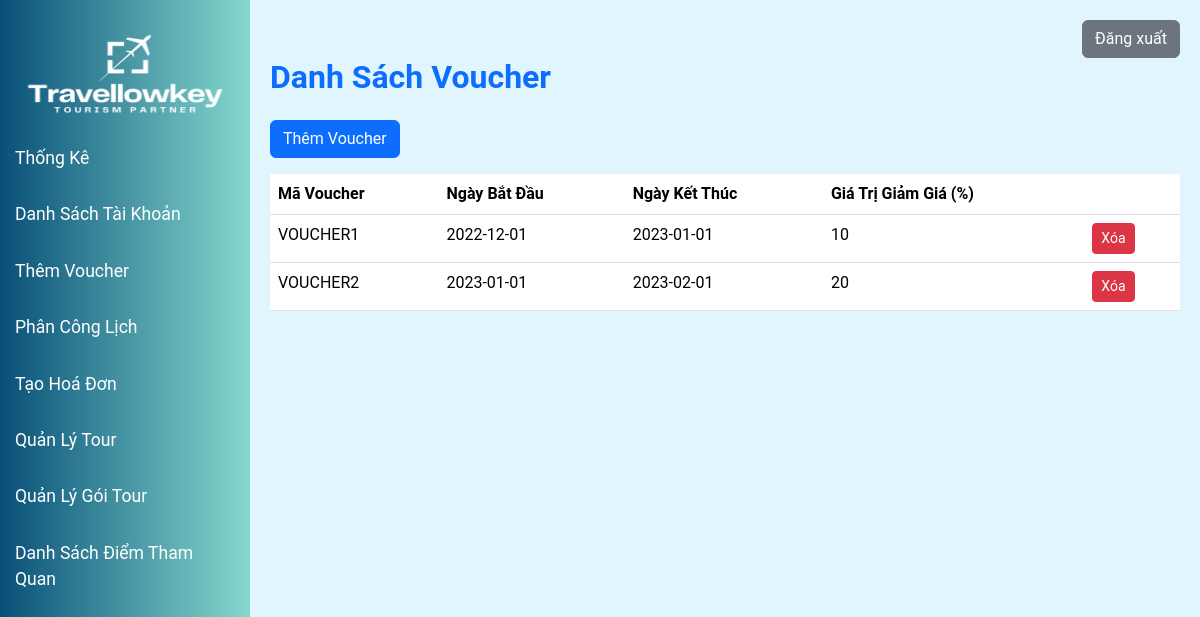
Page /modules/manager_home/manager_voucher.php on the earlier database version.
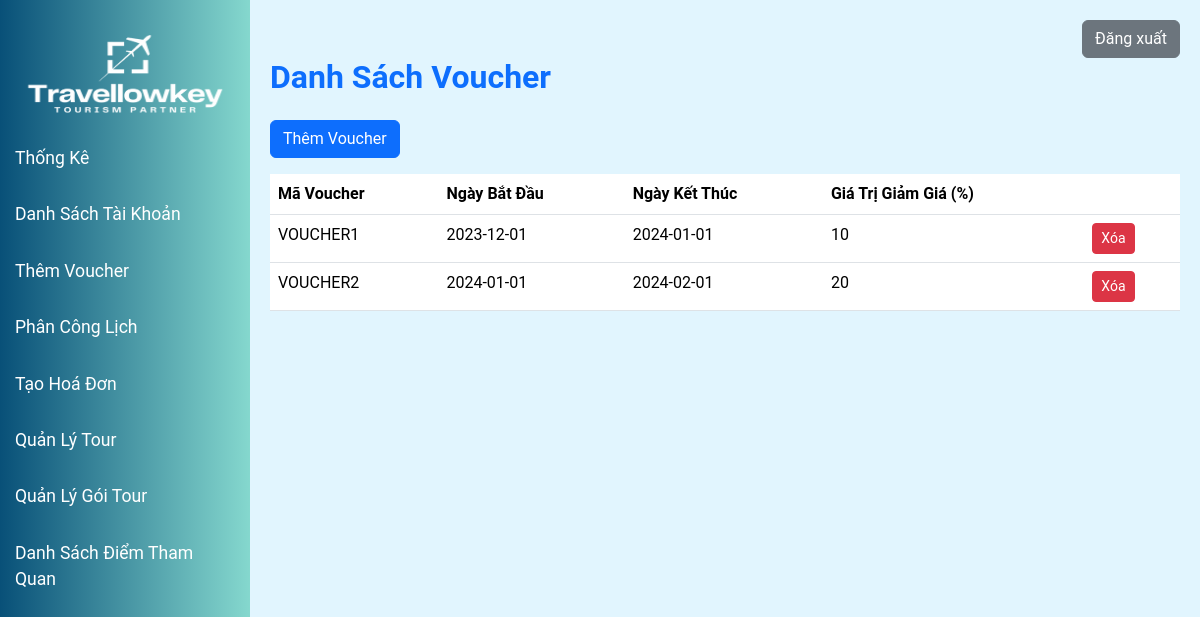
Same page on the later database version.
### tables this page shows
CREATE TABLE `voucher` (
  `voucherCode` varchar(20) NOT NULL,
  `beginAt` datetime DEFAULT NULL,
  `endAt` datetime DEFAULT NULL,
  `sale` float DEFAULT NULL,
  PRIMARY KEY (`voucherCode`)
);

### models/mVoucher.php (called while the page is built, shortened)
<?php
include_once("clsKetNoi.php");
class modelVoucher
{
    private $conn;
    function __construct()
    {
        $p = new clsKetNoi();
        $this->conn = $p->ketNoiDB();
    }
    function selectAllVouchers()
    {
        if ($this->conn) {
            $query = "SELECT * FROM voucher";
            $result = $this->conn->query($query);
            $vouchers = [];
            while ($row = $result->fetch_assoc()) {
                $vouchers[] = $row;
            }
            return $vouchers;
        } else {
            return false;
        }
    }
}

### models/clsKetNoi.php (called while the page is built, shortened)
<?php
class clsKetNoi {
    function ketNoiDB() {
        $this->conn = new mysqli("localhost", "root", "", "ptud");
        return $this->conn;
    }
}
?>

### modules/manager_home/manager_voucher.php (the view, shortened to what this page needs)
<?php
include_once("../../models/mVoucher.php");
$voucherModel = new modelVoucher();
$vouchers = $voucherModel->selectAllVouchers();
?>
<!DOCTYPE html>
<html lang="vi">
<head>
    <link rel="stylesheet" href="/Tour_management/asset/css/bootstrap.min.css">
    <link rel="stylesheet" href="/Tour_management/asset/css/manager_home.css">
</head>
<body>
    <div class="sidebar">
        <a href="/Tour_management/index.php" style="max-width: 100%;">
            <img id="logo" src="/Tour_management/asset/images/travellowkey_logo.png" alt="Logo">
        </a>
        <a href="/Tour_management/modules/manager_home/manager_home.php">Thống Kê</a>
        <a href="/Tour_management/modules/manager_home/manager_employee.php">Danh Sách Tài Khoản</a>
        <a href="/Tour_management/modules/manager_home/manager_voucher.php">Thêm Voucher</a>
        <a href="/Tour_management/modules/manager_home/manager_assign.php">Phân Công Lịch</a>
        <a href="/Tour_management/modules/manager_home/manager_bill.php">Tạo Hoá Đơn</a>
        <a href="/Tour_management/modules/tour_manage/index.php">Quản Lý Tour</a>
        <a href="/Tour_management/modules/tour_category_management/index.php">Quản Lý Gói Tour</a>
        <a href="#">Danh Sách Điểm Tham Quan</a>
    </div>
    <div class="content">
        <div class="col">
            <div class="text-end">
                <form action="/Tour_management/index.php" method="POST">
                    <button type="submit" name="logout" class="btn btn-secondary">Đăng xuất</button>
                </form>
            </div>
        </div>
        <h2 class="text-primary fw-bold mb-4">Danh Sách Voucher</h2>
        <button class="btn btn-primary mb-3" data-bs-toggle="modal" data-bs-target="#addVoucherModal">Thêm Voucher</button>
        <div class="row mb-4">
            <div class="col-md-12">
                <table class="table">
                    <thead>
                        <tr>
                            <th scope="col">Mã Voucher</th>
                            <th scope="col">Ngày Bắt Đầu</th>
                            <th scope="col">Ngày Kết Thúc</th>
                            <th scope="col">Giá Trị Giảm Giá (%)</th>
                            <th scope="col"></th>
                        </tr>
                    </thead>
                    <tbody>
                        <?php
                        if ($vouchers) {
                            foreach ($vouchers as $voucher) {
                                echo '<tr>';
                                echo '<td>' . $voucher['voucherCode'] . '</td>';
                                echo '<td>' . date('Y-m-d', strtotime($voucher['beginAt'])) . '</td>';
                                echo '<td>' . date('Y-m-d', strtotime($voucher['endAt'])) . '</td>';
                                echo '<td>' . $voucher['sale'] . '</td>';
                                echo '<td>
                                        <button class="btn btn-danger btn-sm delete-button" data-voucher="' . $voucher['voucherCode'] . '">Xóa</button>
                                      </td>';
                                echo '</tr>';
                            }
                        } else {
                            echo '<tr><td colspan="5">Không có voucher nào.</td></tr>';
                        }
                        ?>
                    </tbody>
                </table>
            </div>
        </div>
    </div>
</body>
</html>

Differences in the rows shown:
changed voucher "VOUCHER1": beginAt "2022-12-01" → "2023-12-01"; endAt "2023-01-01" → "2024-01-01"
changed voucher "VOUCHER2": beginAt "2023-01-01" → "2024-01-01"; endAt "2023-02-01" → "2024-02-01"
